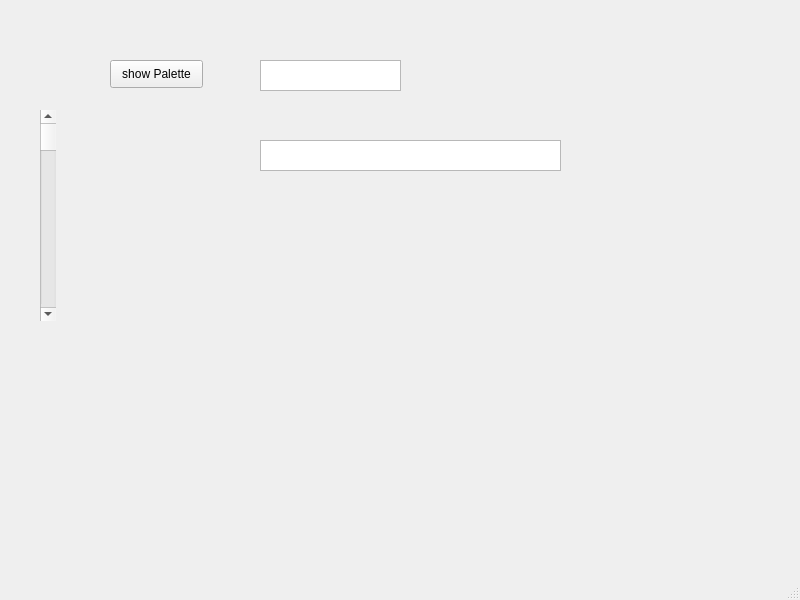
<?xml version="1.0" encoding="UTF-8"?>
<ui version="4.0">
 <class>MainWindow</class>
 <widget class="QMainWindow" name="MainWindow">
  <property name="geometry">
   <rect>
    <x>0</x>
    <y>0</y>
    <width>800</width>
    <height>600</height>
   </rect>
  </property>
  <property name="windowTitle">
   <string>MainWindow</string>
  </property>
  <widget class="QWidget" name="centralwidget">
   <widget class="QPushButton" name="paletteBut">
    <property name="geometry">
     <rect>
      <x>110</x>
      <y>60</y>
      <width>93</width>
      <height>28</height>
     </rect>
    </property>
    <property name="text">
     <string>show Palette</string>
    </property>
   </widget>
   <widget class="QTextEdit" name="color16">
    <property name="geometry">
     <rect>
      <x>260</x>
      <y>60</y>
      <width>141</width>
      <height>31</height>
     </rect>
    </property>
   </widget>
   <widget class="QScrollBar" name="scroll">
    <property name="geometry">
     <rect>
      <x>40</x>
      <y>110</y>
      <width>16</width>
      <height>211</height>
     </rect>
    </property>
    <property name="orientation">
     <enum>Qt::Vertical</enum>
    </property>
   </widget>
   <widget class="QTextEdit" name="rgbText">
    <property name="geometry">
     <rect>
      <x>260</x>
      <y>140</y>
      <width>301</width>
      <height>31</height>
     </rect>
    </property>
   </widget>
  </widget>
  <widget class="QMenuBar" name="menubar">
   <property name="geometry">
    <rect>
     <x>0</x>
     <y>0</y>
     <width>800</width>
     <height>26</height>
    </rect>
   </property>
  </widget>
  <widget class="QStatusBar" name="statusbar"/>
 </widget>
 <resources/>
 <connections/>
</ui>
